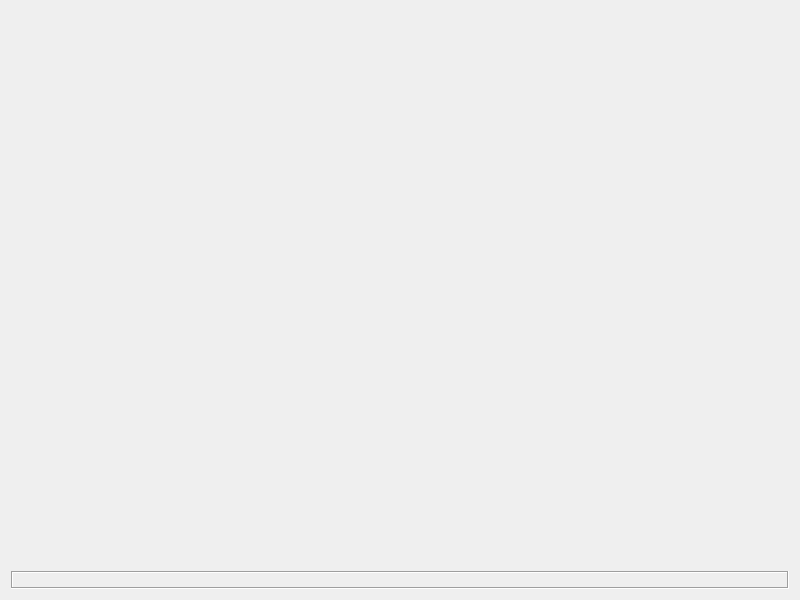
<?xml version="1.0" encoding="UTF-8"?>
<ui version="4.0">
 <class>frmVideoWindow</class>
 <widget class="QWidget" name="frmVideoWindow">
  <property name="geometry">
   <rect>
    <x>0</x>
    <y>0</y>
    <width>800</width>
    <height>600</height>
   </rect>
  </property>
  <property name="windowTitle">
   <string>Form</string>
  </property>
  <layout class="QGridLayout" name="gridLayout">
   <item row="0" column="1">
    <widget class="VideoWindow" name="videoWindow2" native="true">
     <property name="sizePolicy">
      <sizepolicy hsizetype="Expanding" vsizetype="Expanding">
       <horstretch>0</horstretch>
       <verstretch>0</verstretch>
      </sizepolicy>
     </property>
    </widget>
   </item>
   <item row="0" column="0">
    <widget class="VideoWindow" name="videoWindow1" native="true">
     <property name="sizePolicy">
      <sizepolicy hsizetype="Expanding" vsizetype="Expanding">
       <horstretch>0</horstretch>
       <verstretch>0</verstretch>
      </sizepolicy>
     </property>
    </widget>
   </item>
   <item row="1" column="1">
    <widget class="VideoWindow" name="videoWindow4" native="true">
     <property name="sizePolicy">
      <sizepolicy hsizetype="Expanding" vsizetype="Expanding">
       <horstretch>0</horstretch>
       <verstretch>0</verstretch>
      </sizepolicy>
     </property>
    </widget>
   </item>
   <item row="1" column="0">
    <widget class="VideoWindow" name="videoWindow3" native="true">
     <property name="sizePolicy">
      <sizepolicy hsizetype="Expanding" vsizetype="Expanding">
       <horstretch>0</horstretch>
       <verstretch>0</verstretch>
      </sizepolicy>
     </property>
    </widget>
   </item>
   <item row="2" column="0" colspan="2">
    <widget class="QLabel" name="label">
     <property name="frameShape">
      <enum>QFrame::Box</enum>
     </property>
     <property name="frameShadow">
      <enum>QFrame::Sunken</enum>
     </property>
     <property name="text">
      <string/>
     </property>
    </widget>
   </item>
  </layout>
 </widget>
 <customwidgets>
  <customwidget>
   <class>VideoWindow</class>
   <extends>QWidget</extends>
   <header>videowindow.h</header>
   <container>1</container>
  </customwidget>
 </customwidgets>
 <resources/>
 <connections/>
</ui>
